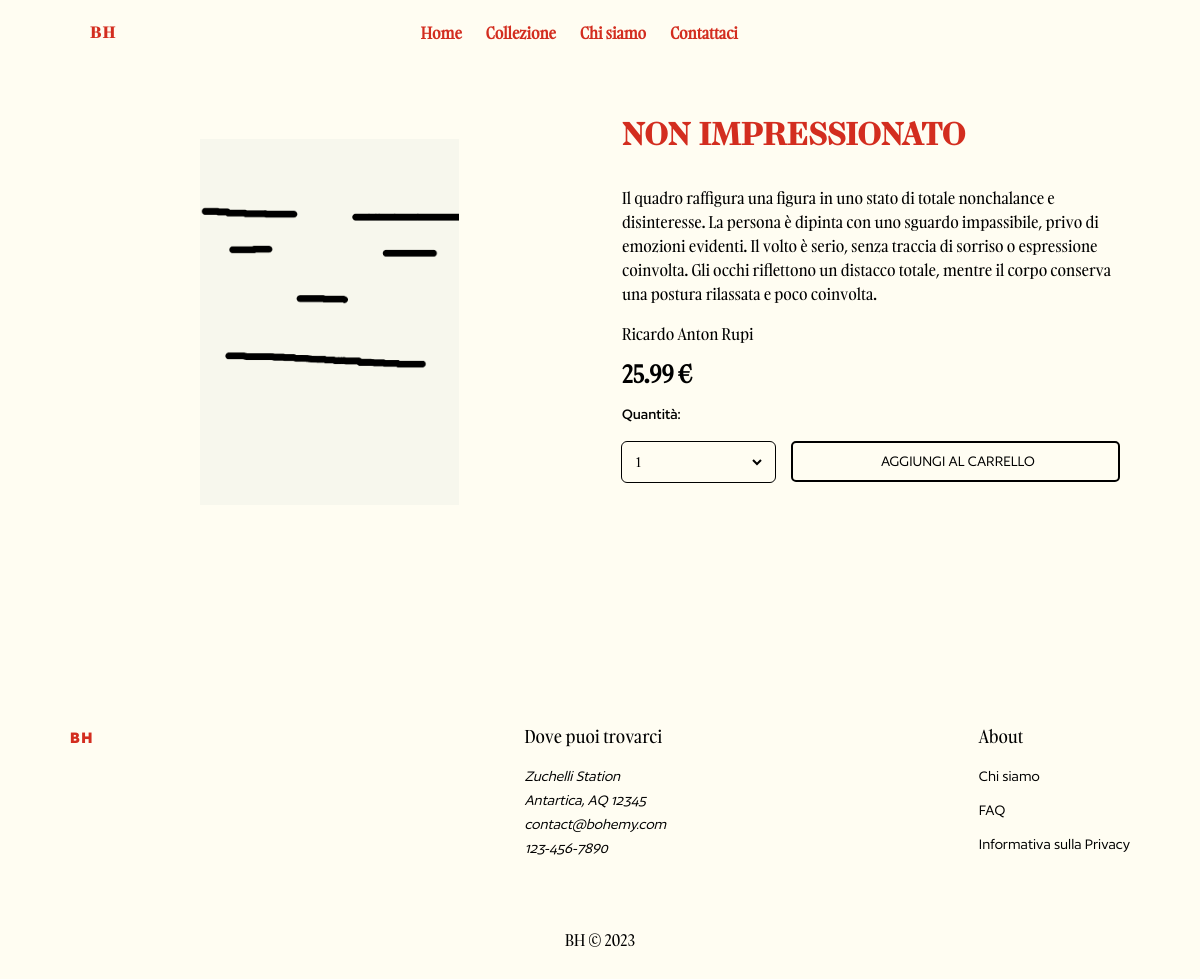
The app's page /product.php?nome=non impressionato with its own data.
### tables this page shows
CREATE TABLE `disegni` (
  `nome` varchar(40) NOT NULL,
  `disegno` varchar(40),
  `descrizione` text,
  `autore` varchar(40),
  `prezzo` decimal(10,2),
  `quantita` int,
  PRIMARY KEY(nome)
);

### php/db.php (called while the page is built, shortened)
<?php
    class db {
        private static $host;
        private static $username;
        private static $password;
        private static $dbname;
        private static function connect($host = "mysql-db", $username = "user", $password = "test", $dbname = "test_database") {
            try {
                self::$host = $host;
                self::$username = $username;
                self::$password = $password;
                self::$dbname = $dbname;
                $mysqli = new mysqli(self::$host, self::$username, self::$password, self::$dbname);
                return $mysqli;
            } catch (Exception $e) {
                server_error();
            }
        }
        public static function run_query($query, ...$params) {
            $mysqli = self::connect();
            $stmt = $mysqli->prepare($query);
            if (count($params) > 0) {
                $stmt -> bind_param(str_repeat("s", count($params)), ...$params);
            }
            $stmt->execute();
            $result = $stmt->get_result();
            $result = $result->fetch_all(MYSQLI_ASSOC);
            return $result;
        }
    }
?>

### php/drawing.php (called while the page is built, shortened)
<?php
    require_once("db.php");
    function get_drawing($nome) {
        return db::run_query("SELECT * FROM disegni WHERE nome = ?", $nome);
    }
?>

### product.php (the view, shortened to what this page needs)
<?php
    require_once "php/drawing.php";
    $DOM = file_get_contents('./html/product.html');
    $prodotto_esaurito = file_get_contents('./html/template/prodotto_esaurito.html');
    $bottone_carrello = file_get_contents('./html/template/bottone_aggiungi_car.html');
    if(isset($_GET)) {
        $nome = $_GET["nome"];
        $row = get_drawing($nome);
        $DOM = str_replace("",  "./images/immagini/" . $row[0]["disegno"], $DOM);
        $DOM = str_replace("", $row[0]["nome"], $DOM);
        $DOM = str_replace("", $row[0]["prezzo"] . " €", $DOM);
        $DOM = str_replace("", $row[0]["descrizione"], $DOM);
        $DOM = str_replace("", $row[0]["autore"], $DOM);
        if($row[0]["quantita"] < 1) {
            $DOM = str_replace("", $prodotto_esaurito, $DOM);
        } else {
            for($i=1;$i<$row[0]["quantita"] + 1;$i++) {
                $bottone_carrello = str_replace("", '<option value="'. $i . '">' . $i . '</option>\n', $bottone_carrello);
            }
            $DOM = str_replace("", $bottone_carrello, $DOM);
        }
    }
    echo ($DOM);
?>

### records on screen
disegni: autore+descrizione+prezzo (picture), DOM "NON IMPRESSIONATO Il quadro raffigura una figura in uno stato di totale nonchalance e disinteresse. La persona è dipinta con uno sguardo impassibile, privo di emozioni evidenti. Il volto è serio, senza traccia di sorriso o espressione coinvolta. Gli occhi riflettono un distacco totale, mentre il corpo conserva una postura rilassata e poco coinvolta. Ricardo Anton Rupi 25.99 €"

### other values on screen
$DOM "BH Home Collezione Chi siamo Contattaci"
$DOM "BH Dove puoi trovarci Zuchelli Station Antartica, AQ 12345 contact@bohemy.com 123-456-7890 About Chi siamo FAQ Informativa sulla Privacy BH © 2023"
